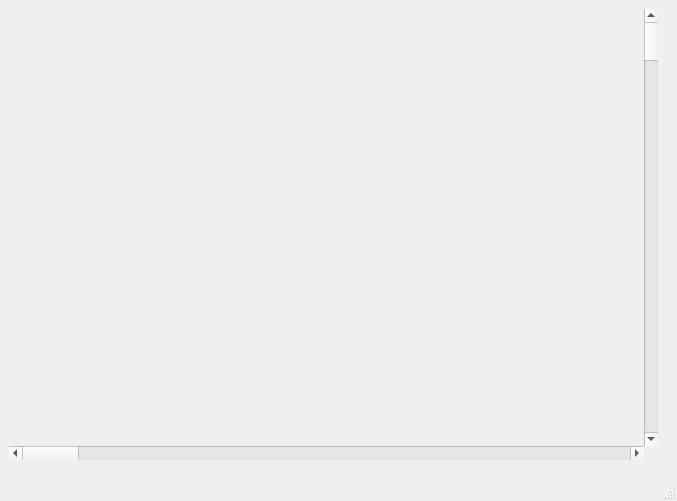
<?xml version="1.0" encoding="UTF-8"?>
<ui version="4.0">
 <class>MainWindow</class>
 <widget class="QMainWindow" name="Yutovo">
  <property name="geometry">
   <rect>
    <x>0</x>
    <y>0</y>
    <width>677</width>
    <height>501</height>
   </rect>
  </property>
  <property name="windowTitle">
   <string>Yutovo</string>
  </property>
  <widget class="QWidget" name="centralwidget">
   <layout class="QVBoxLayout" name="verticalLayout">
    <item>
     <layout class="QGridLayout" name="gridLayout">
      <property name="leftMargin">
       <number>0</number>
      </property>
      <property name="rightMargin">
       <number>10</number>
      </property>
      <property name="bottomMargin">
       <number>10</number>
      </property>
      <property name="spacing">
       <number>0</number>
      </property>
      <item row="0" column="1">
       <widget class="QScrollBar" name="verticalScrollBar">
        <property name="orientation">
         <enum>Qt::Vertical</enum>
        </property>
        <property name="invertedAppearance">
         <bool>false</bool>
        </property>
       </widget>
      </item>
      <item row="1" column="0">
       <widget class="QScrollBar" name="horizontalScrollBar">
        <property name="orientation">
         <enum>Qt::Horizontal</enum>
        </property>
       </widget>
      </item>
      <item row="0" column="0">
       <widget class="QWidget" name="widget" native="true"/>
      </item>
     </layout>
    </item>
   </layout>
  </widget>
  <widget class="QMenuBar" name="menubar">
   <property name="geometry">
    <rect>
     <x>0</x>
     <y>0</y>
     <width>677</width>
     <height>19</height>
    </rect>
   </property>
  </widget>
  <widget class="QStatusBar" name="statusbar"/>
 </widget>
 <resources/>
 <connections/>
</ui>
